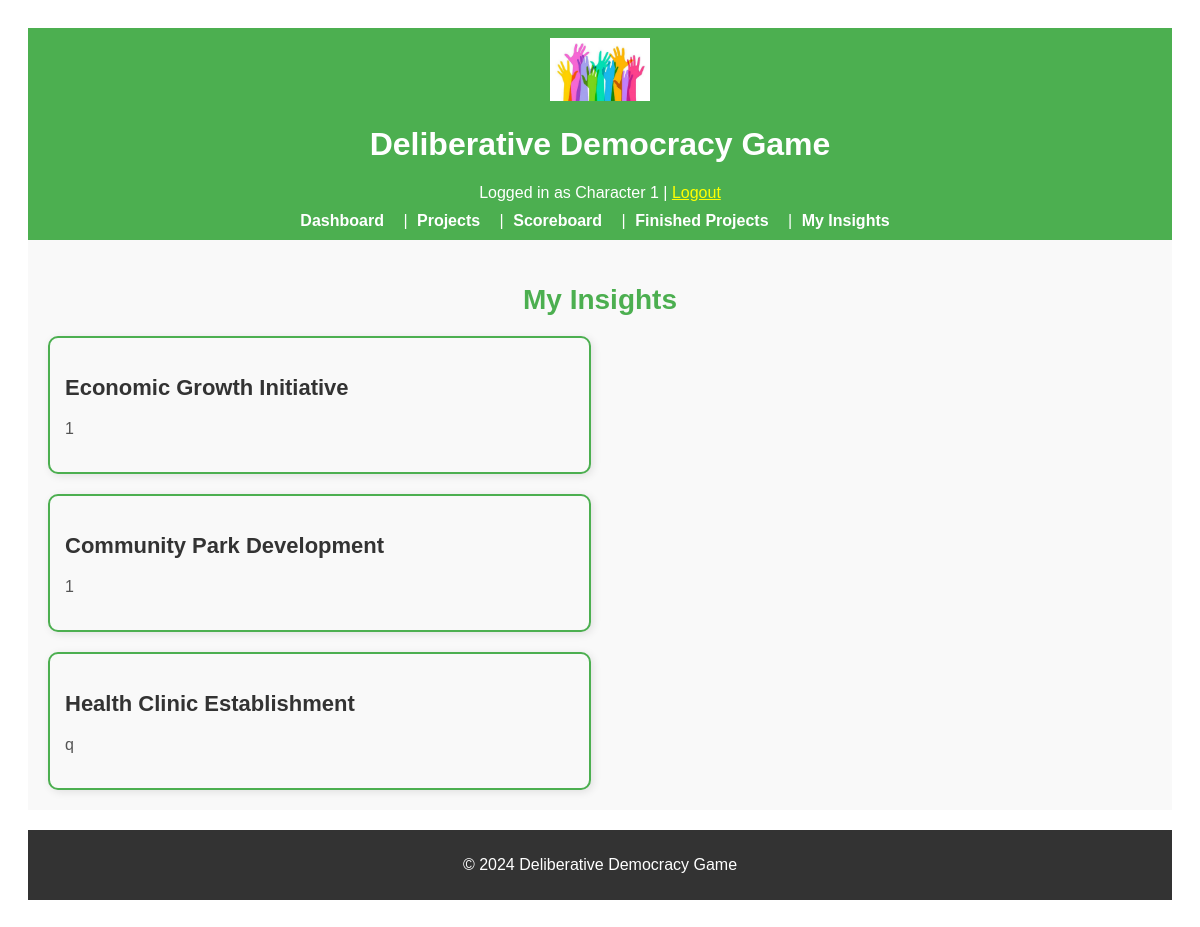
Screenshot of /insight (signed in) with the database file from the repository.
### app/models.py (models this page shows, shortened)
class User(UserMixin, db.Model):
    __tablename__ = "users"
    id = db.Column(db.Integer, primary_key=True)
    character_name = db.Column(db.String(64), unique=True, nullable=False)
    interests = db.Column(db.Text, nullable=True)
    utility_criteria = db.Column(db.Text, nullable=True)
    starting_resources = db.Column(db.Text, nullable=True)
    reading = db.Column(db.Text, nullable=True)
    resources = db.relationship(
        "Resource", backref="user", lazy=True, cascade="all, delete-orphan"
    )
    metrics = db.relationship("Metric", backref="user", lazy=True)

class ProjectInsight(db.Model):
    __tablename__ = "project_insights"
    id = db.Column(db.Integer, primary_key=True)
    user_id = db.Column(db.Integer, db.ForeignKey("users.id"), nullable=False)
    project_id = db.Column(db.Integer, db.ForeignKey("projects.id"), nullable=False)
    insight = db.Column(db.Text, nullable=False)
    user = db.relationship("User", backref="project_insights")
    project = db.relationship("Project", backref="project_insights")
    def __repr__(self):
        return f"<ProjectInsight User {self.user_id} Project {self.project_id}>"

class Project(db.Model):
    __tablename__ = "projects"
    id = db.Column(db.Integer, primary_key=True)
    name = db.Column(db.String(128), nullable=False)
    description = db.Column(db.Text, nullable=True)
    outcomes = db.Column(db.Text, nullable=True)
    required_resources = db.Column(db.Text, nullable=True)
    is_completed = db.Column(db.Boolean, default=False)

### app/routes.py (the view)
@main.route("/insight")
@login_required
def insight():
    insights = ProjectInsight.query.filter_by(user_id=current_user.id).all()
    all_insights = ProjectInsight.query.all()  # Fetch all insights for debugging
    print("Insights for current user:", insights)
    print("All ProjectInsight entries in the database:")
    for insight in all_insights:
        print(insight)
    return render_template("insight.html", insights=insights)

### app/routes.py (called while the page is built)
@login_manager.user_loader
def load_user(user_id):
    return User.query.get(int(user_id))

### app/templates/insight.html (shortened to what this page needs)
{% extends "base.html" %}
{% block content %}
<h2 class="insights-header">My Insights</h2>
{% if insights %}
<div class="insights-container">
    {% for insight in insights %}
    <div class="insight-box">
        <h3 class="project-title">{{ insight.project.name }}</h3>
        <p class="insight-text">{{ insight.insight }}</p>
    </div>
    {% endfor %}
</div>
{% else %}
<p class="no-insights-message">You have not submitted any insights yet.</p>
{% endif %}
{% endblock %}

### app/templates/base.html (shortened to what this page needs)
<!DOCTYPE html>
<html lang="en">
<head>
    <link rel="stylesheet" href="{{ url_for('static', filename='css/styles.css') }}">
</head>
<body>
    <header style="background-color: #4CAF50; padding: 10px; color: white; text-align: center;">
        <img src="{{ url_for('static', filename='images/logo.png') }}" alt="Game Logo"
            style="width: 100px; height: auto;">
        <h1>Deliberative Democracy Game</h1>
        {% if current_user.is_authenticated %}
        <p style="margin: 0;">Logged in as {{ current_user.character_name }} | <a href="{{ url_for('main.logout') }}"
                style="color: yellow;">Logout</a></p>
        {% endif %}
        <nav style="margin-top: 10px;">
            <a href="{{ url_for('main.dashboard') }}" style="color: white; padding: 5px;">Dashboard</a> |
            <a href="{{ url_for('main.project_list') }}" style="color: white; padding: 5px;">Projects</a> |
            <a href="{{ url_for('main.score_board') }}" style="color: white; padding: 5px;">Scoreboard</a> |
            <a href="{{ url_for('main.finished_projects') }}" style="color: white; padding: 5px;">Finished Projects</a>
            |
            <a href="{{ url_for('main.insight') }}" style="color: white; padding: 5px;">My Insights</a>
        </nav>
    </header>
    <main style="padding: 20px; background-color: #f9f9f9;">
        {% block content %}{% endblock %}
    </main>
    <footer style="background-color: #333; color: white; text-align: center; padding: 10px; margin-top: 20px;">
        <p>&copy; 2024 Deliberative Democracy Game</p>
    </footer>
</body>
</html>

### app/static/css/styles.css (style rules this page uses)
header { background-color: #4CAF50; color: white; padding: 15px; text-align: center; }
nav a { color: white; text-decoration: none; margin-right: 10px; font-weight: bold; }
footer { background-color: #333; color: white; text-align: center; padding: 10px; margin-top: 20px; }
.insights-header { color: #4CAF50; text-align: center; font-size: 28px; margin-bottom: 20px; }
.insights-container { display: flex; flex-wrap: wrap; gap: 20px; justify-content: space-between; }
.insight-box { background-color: #f9f9f9; border: 2px solid #4CAF50; border-radius: 10px; padding: 15px; box-shadow: 2px 2px 8px rgba(0, 0, 0, 0.1); flex-basis: calc(47% - 10px); }
.project-title { font-size: 22px; color: #333; margin-bottom: 10px; }
.insight-text { font-size: 16px; line-height: 1.5; color: #555; }

### rows the page displays
User: character_name "Character 1"
ProjectInsight: project.name "Economic Growth Initiative", insight "1"
ProjectInsight: project.name "Community Park Development", insight "1"
ProjectInsight: project.name "Health Clinic Establishment", insight "q"
